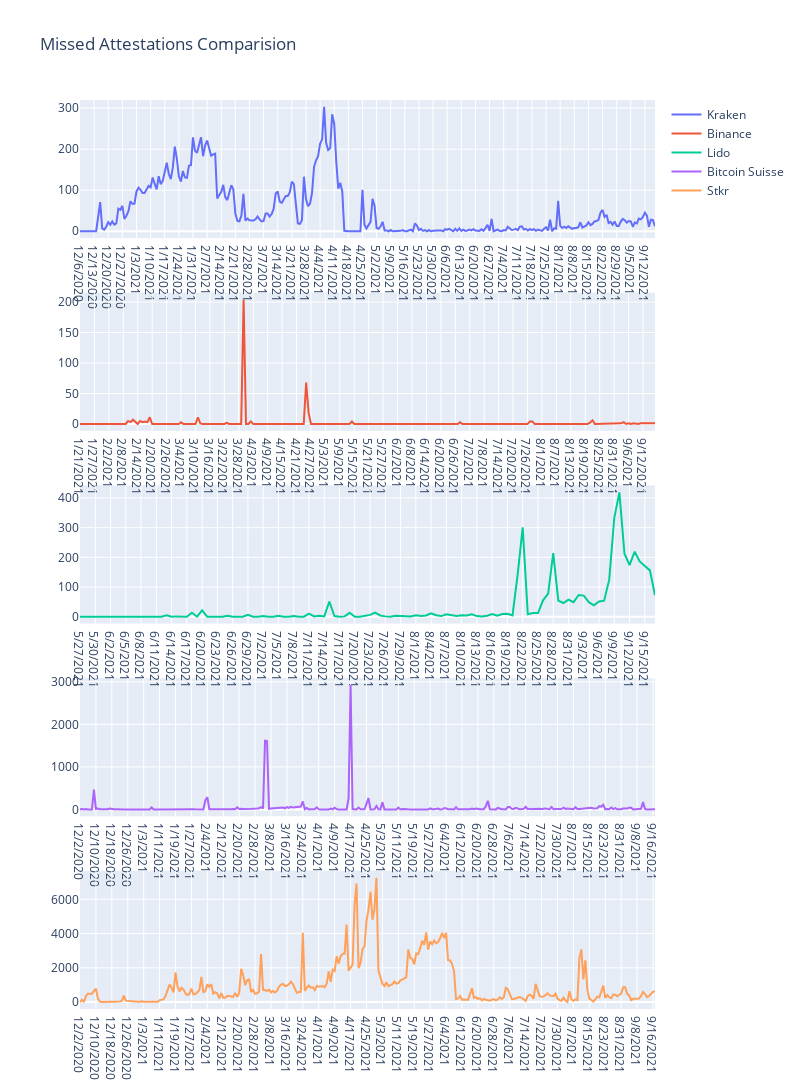

The notebook cell saved with this chart:
### Markdown cell above
### Missed Attestations

### Code cell
from plotly.subplots import make_subplots
import plotly.graph_objects as go

fig = make_subplots(rows=5, cols=1)

fig.append_trace(go.Scatter(
    name = 'Kraken',
    y=kraken_df['Missing Attestations'],
    x=kraken_df['Date'],
    mode = 'lines',
), row=1, col=1)

fig.append_trace(go.Scatter(
    name = 'Binance',
    y=binance_df['Missing Attestations'],
    x=binance_df['Date'],
    mode = 'lines',
), row=2, col=1)

fig.append_trace(go.Scatter(
    name = 'Lido',
    y=lido_df['Missing Attestations'],
    x=lido_df['Date'],
    mode = 'lines',
), row=3, col=1)

fig.append_trace(go.Scatter(
    name = 'Bitcoin Suisse',
    y=bitcoin_suisse_df['Missing Attestations'],
    x=bitcoin_suisse_df['Date'],
    mode = 'lines',
), row=4, col=1)


fig.append_trace(go.Scatter(
    name = 'Stkr',
    y=stkr_df['Missing Attestations'],
    x=stkr_df['Date'],
    mode = 'lines',
), row=5, col=1)


# fig.update_xaxes(range=[0.2, 1.05])

fig.update_layout(height=1600, width=800, title_text="Missed Attestations Comparision")
fig.show()

### Figure 1 — Plotly figure (JSON) as saved in the notebook; plotly's stock layout.template omitted (floating-point values rounded to 4 significant figures; data arrays with more than 128 entries replaced by an {"elided": "..."} marker saying what was removed)
{"data": [{"mode": "lines", "name": "Kraken", "type": "scatter", "x": {"elided": "286 str values"}, "xaxis": "x", "y": {"elided": "286 int values"}, "yaxis": "y"}, {"mode": "lines", "name": "Binance", "type": "scatter", "x": {"elided": "240 str values"}, "xaxis": "x2", "y": {"elided": "240 int values"}, "yaxis": "y2"}, {"mode": "lines", "name": "Lido", "type": "scatter", "x": ["5/27/2021", "5/28/2021", "5/29/2021", "5/30/2021", "5/31/2021", "6/1/2021", "6/2/2021", "6/3/2021", "6/4/2021", "6/5/2021", "6/6/2021", "6/7/2021", "6/8/2021", "6/9/2021", "6/10/2021", "6/11/2021", "6/12/2021", "6/13/2021", "6/14/2021", "6/15/2021", "6/16/2021", "6/17/2021", "6/18/2021", "6/19/2021", "6/20/2021", "6/21/2021", "6/22/2021", "6/23/2021", "6/24/2021", "6/25/2021", "6/26/2021", "6/27/2021", "6/28/2021", "6/29/2021", "6/30/2021", "7/1/2021", "7/2/2021", "7/3/2021", "7/4/2021", "7/5/2021", "7/6/2021", "7/7/2021", "7/8/2021", "7/9/2021", "7/10/2021", "7/11/2021", "7/12/2021", "7/13/2021", "7/14/2021", "7/15/2021", "7/16/2021", "7/17/2021", "7/18/2021", "7/19/2021", "7/20/2021", "7/21/2021", "7/22/2021", "7/23/2021", "7/24/2021", "7/25/2021", "7/26/2021", "7/27/2021", "7/28/2021", "7/29/2021", "7/30/2021", "7/31/2021", "8/1/2021", "8/2/2021", "8/3/2021", "8/4/2021", "8/5/2021", "8/6/2021", "8/7/2021", "8/8/2021", "8/9/2021", "8/10/2021", "8/11/2021", "8/12/2021", "8/13/2021", "8/14/2021", "8/15/2021", "8/16/2021", "8/17/2021", "8/18/2021", "8/19/2021", "8/20/2021", "8/21/2021", "8/22/2021", "8/23/2021", "8/24/2021", "8/25/2021", "8/26/2021", "8/27/2021", "8/28/2021", "8/29/2021", "8/30/2021", "8/31/2021", "9/1/2021", "9/2/2021", "9/3/2021", "9/4/2021", "9/5/2021", "9/6/2021", "9/7/2021", "9/8/2021", "9/9/2021", "9/10/2021", "9/11/2021", "9/12/2021", "9/13/2021", "9/14/2021", "9/15/2021", "9/16/2021", "9/17/2021"], "xaxis": "x3", "y": [0, 0, 0, 0, 0, 0, 0, 0, 0, 0, 0, 0, 0, 0, 0, 0, 0, 5, 0, 1, 0, 0, 13, 0, 21, 0, 0, 0, 0, 3, 0, 0, 0, 6, 0, 0, 2, 0, 0, 3, 0, 0, 2, 0, 0, 10, 1, 3, 1, 51, 2, 0, 1, 13, 0, 0, 3, 6, 14, 4, 1, 0, 3, 3, 2, 1, 5, 2, 4, 11, 5, 2, 8, 6, 2, 5, 4, 8, 2, 1, 3, 9, 3, 9, 10, 4, 141, 301, 8, 12, 12, 55, 78, 214, 54, 46, 57, 49, 73, 71, 49, 38, 51, 54, 124, 333, 419, 212, 174, 219, 186, 171, 156, 72], "yaxis": "y3"}, {"mode": "lines", "name": "Bitcoin Suisse", "type": "scatter", "x": {"elided": "290 str values"}, "xaxis": "x4", "y": {"elided": "290 int values"}, "yaxis": "y4"}, {"mode": "lines", "name": "Stkr", "type": "scatter", "x": {"elided": "290 str values"}, "xaxis": "x5", "y": {"elided": "290 int values"}, "yaxis": "y5"}], "layout": {"height": 1600, "title": {"text": "Missed Attestations Comparision"}, "width": 800, "xaxis": {"anchor": "y", "autorange": true, "domain": [0, 1], "range": [0, 285], "type": "category"}, "xaxis2": {"anchor": "y2", "autorange": true, "domain": [0, 1], "range": [0, 239], "type": "category"}, "xaxis3": {"anchor": "y3", "autorange": true, "domain": [0, 1], "range": [0, 113], "type": "category"}, "xaxis4": {"anchor": "y4", "autorange": true, "domain": [0, 1], "range": [0, 289], "type": "category"}, "xaxis5": {"anchor": "y5", "autorange": true, "domain": [0, 1], "range": [0, 289], "type": "category"}, "yaxis": {"anchor": "x", "autorange": true, "domain": [0.848, 1], "range": [-16.83, 319.8], "type": "linear"}, "yaxis2": {"anchor": "x2", "autorange": true, "domain": [0.636, 0.788], "range": [-11.33, 215.3], "type": "linear"}, "yaxis3": {"anchor": "x3", "autorange": true, "domain": [0.424, 0.576], "range": [-23.28, 442.3], "type": "linear"}, "yaxis4": {"anchor": "x4", "autorange": true, "domain": [0.212, 0.364], "range": [-162.5, 3088.0], "type": "linear"}, "yaxis5": {"anchor": "x5", "autorange": true, "domain": [0, 0.152], "range": [-403.3, 7662.0], "type": "linear"}}}
